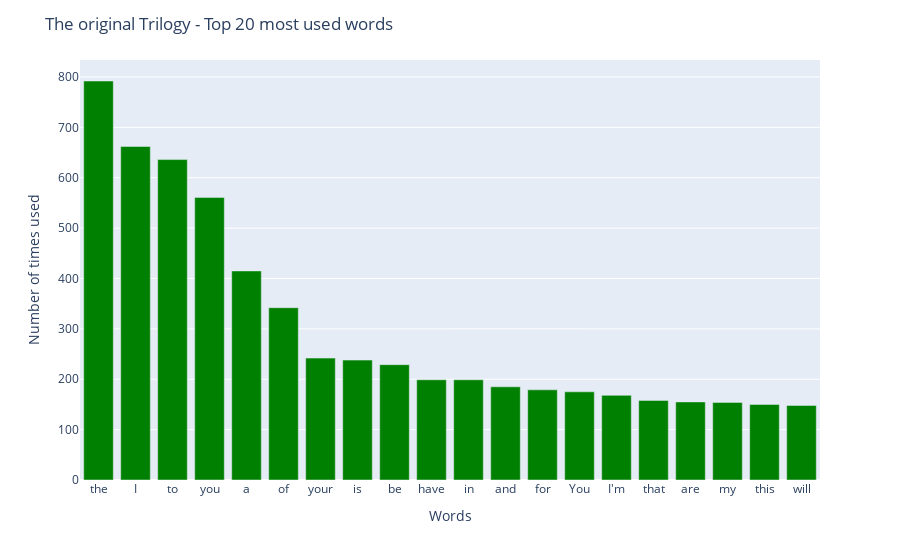

Notebook source saved alongside this figure:
### Markdown cell above
## Question 5: Create a Frequency Distribution plot of the most repeated words in The Original Trilogy.

### Code cell
# Plotting the most used words in the trilogy
fig_4 = px.bar(most_used_words, x=most_used_words.index, y=most_used_words)
fig_4.update_traces(marker_color='green')
fig_4.update_layout(
        title_text='The original Trilogy - Top 20 most used words',xaxis_title="Words",
    yaxis_title="Number of times used",
)
fig_4.show()

### Figure 1 — Plotly figure (JSON) as saved in the notebook; plotly's stock layout.template omitted (floating-point values rounded to 4 significant figures)
{"data": [{"alignmentgroup": "True", "hovertemplate": "index=%{x}<br>y=%{y}<extra></extra>", "legendgroup": "", "marker": {"color": "green", "pattern": {"shape": ""}}, "name": "", "offsetgroup": "", "orientation": "v", "showlegend": false, "textposition": "auto", "type": "bar", "x": ["the", "I", "to", "you", "a", "of", "your", "is", "be", "have", "in", "and", "for", "You", "I'm", "that", "are", "my", "this", "will"], "xaxis": "x", "y": [792, 662, 636, 561, 415, 342, 242, 238, 229, 199, 199, 185, 179, 175, 168, 158, 155, 154, 150, 148], "yaxis": "y"}], "layout": {"barmode": "relative", "legend": {"tracegroupgap": 0}, "margin": {"t": 60}, "title": {"text": "The original Trilogy - Top 20 most used words"}, "xaxis": {"anchor": "y", "domain": [0, 1], "title": {"text": "Words"}}, "yaxis": {"anchor": "x", "domain": [0, 1], "title": {"text": "Number of times used"}}}}
